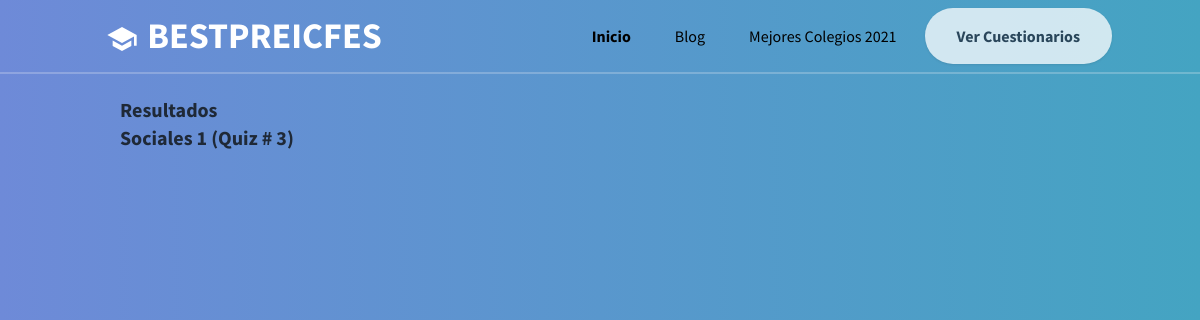
/3/resultados/, run on an earlier commit of the app's database.
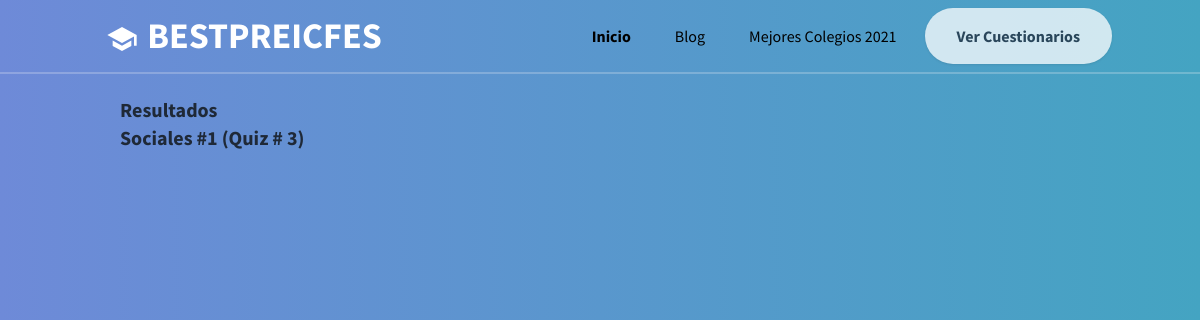
And on a later commit of the database.
### preicfesapp/models.py (models this page shows, shortened)
class Quiz(models.Model):
    titulo = models.CharField(max_length=100)
    slug = models.SlugField(blank=True, null=True)
    descripcion = models.TextField(blank=True, null=True)
    categoria = models.CharField(choices=PRUEBAS, default='ciencias', max_length=12)
    publicado = models.DateTimeField(blank=True, null=True)
    fecha_agregado = models.DateTimeField(default=timezone.now)
    fecha_modificado = models.DateTimeField(default=timezone.now)
    class Meta:
        verbose_name_plural = "quizzes"

### preicfesapp/views.py (the view, shortened to what this page needs)
# urls.py: path('<int:quiz_id>/resultados/', views.revisar, name='revisar'),
def revisar(request, quiz_id):
    logging.info(request.POST)
    quiz = Quiz.objects.get(pk=quiz_id)
    lista_preguntas = []
    lista_respuestas = []
    lista_respuestas_correctas = []
    datos = zip(lista_preguntas, lista_respuestas, lista_respuestas_correctas)
    context = {
        'quiz': quiz,
        'datos': datos
    }
    return render(request, 'preicfesapp/resultados.html', context)

### preicfesapp/templates/preicfesapp/resultados.html (shortened to what this page needs)
{% extends 'preicfesapp/base.html' %}
{% block content %}
<section class="w-4/5 mx-auto pt-24">
  <h1 class="text-xl text-gray-800 font-bold">Resultados</h1>
  <p class="text-xl text-gray-800 font-bold mb-4">{{ quiz.titulo }} (Quiz # {{ quiz.pk }})</p>
</section>
{% endblock %}

What changed in the data, as far as the page shows it:
changed Quiz id 3: titulo "Sociales 1" → "Sociales #1"
